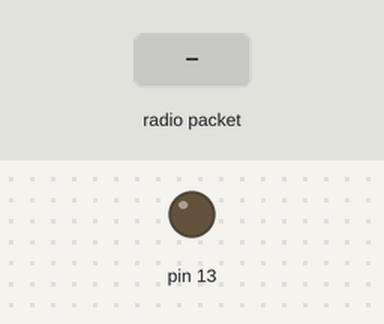
A sketch run on a simulated Arduino Uno, built with avr-gcc and run on an emulated ATmega328P. Parts: output pins drawn as LEDs (lit = HIGH). Inputs (shaded band) come from the test bench. No radio packets arrive unless stated; what the sketch prints to the serial monitor is not drawn.

Above: at 1.2 s.
1.3 s: radio packet "1" arrives
At 2.2 s:
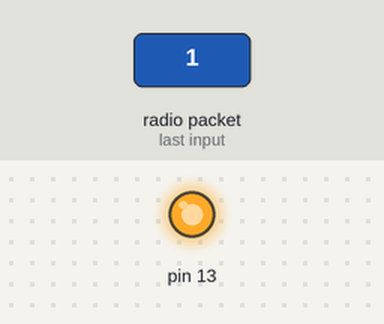
2.8 s: radio packet "0" arrives
At 3.6 s:
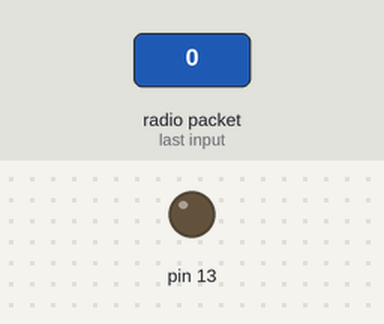
Timing chart, 0 to 5.8 s (numbered marks = the images above; inputs shaded):
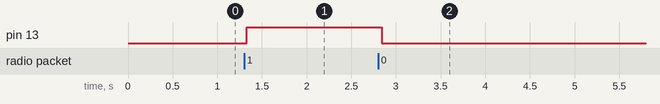

Measured:
- after the input at 1.3 s, pin 13: LOW → HIGH at once
- after the input at 2.8 s, pin 13: HIGH → LOW at once

The sketch:

receiver_lib.ino
```cpp
#include <RH_ASK.h>
#include <SPI.h>

RH_ASK rf_driver;

#define n_pin_data_receive 11 // connect receiver pin to digital 11

void setup()
{
    rf_driver.init();
    Serial.begin(9600);
    pinMode(13, OUTPUT);

}

void loop()
{
    // Set buffer to size of expected message
    uint8_t a_buffer[11];
    uint8_t buflen = sizeof(a_buffer);
    // Check if received packet is correct size
    if (rf_driver.recv(a_buffer, &buflen))
    {

      // Message received with valid checksum
      Serial.print("Message Received: ");
      Serial.println((char*)a_buffer);
      char * s_msg = (char*)a_buffer;
      if(s_msg[0] == '0'){
        digitalWrite(13, 0);
      }
      if(s_msg[0] == '1'){
        digitalWrite(13, 1);
      }
    }else{
      Serial.println("no data received :(");
    }
}
```
